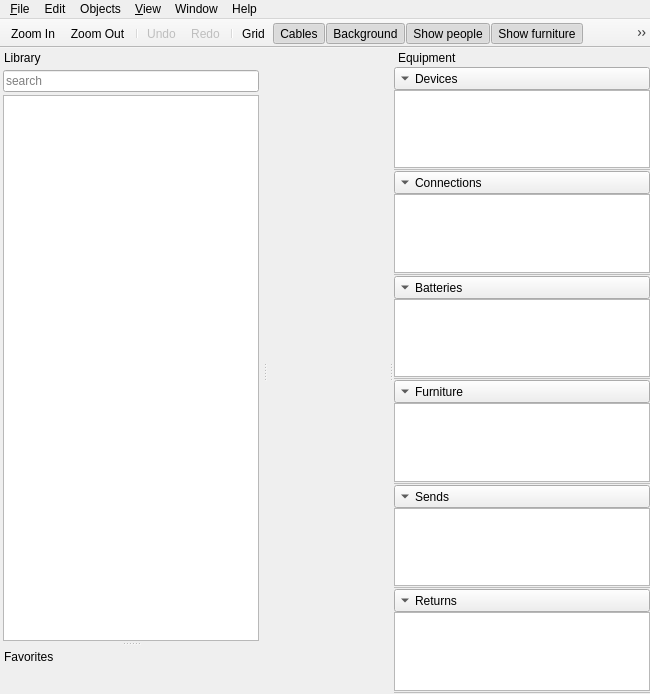
<?xml version="1.0" encoding="UTF-8"?>
<ui version="4.0">
 <class>MainWindow</class>
 <widget class="QMainWindow" name="MainWindow">
  <property name="geometry">
   <rect>
    <x>0</x>
    <y>0</y>
    <width>650</width>
    <height>694</height>
   </rect>
  </property>
  <property name="windowTitle">
   <string>PatchScene</string>
  </property>
  <property name="unifiedTitleAndToolBarOnMac">
   <bool>true</bool>
  </property>
  <widget class="QWidget" name="centralwidget">
   <layout class="QGridLayout" name="gridLayout">
    <property name="leftMargin">
     <number>0</number>
    </property>
    <property name="topMargin">
     <number>0</number>
    </property>
    <property name="rightMargin">
     <number>0</number>
    </property>
    <property name="bottomMargin">
     <number>0</number>
    </property>
   </layout>
  </widget>
  <widget class="QToolBar" name="toolBar">
   <property name="sizePolicy">
    <sizepolicy hsizetype="Preferred" vsizetype="Minimum">
     <horstretch>0</horstretch>
     <verstretch>0</verstretch>
    </sizepolicy>
   </property>
   <property name="minimumSize">
    <size>
     <width>0</width>
     <height>0</height>
    </size>
   </property>
   <property name="windowTitle">
    <string>Main toolbar</string>
   </property>
   <property name="movable">
    <bool>false</bool>
   </property>
   <property name="iconSize">
    <size>
     <width>24</width>
     <height>24</height>
    </size>
   </property>
   <property name="floatable">
    <bool>false</bool>
   </property>
   <attribute name="toolBarArea">
    <enum>TopToolBarArea</enum>
   </attribute>
   <attribute name="toolBarBreak">
    <bool>false</bool>
   </attribute>
   <addaction name="actionZoomIn"/>
   <addaction name="actionZoomOut"/>
   <addaction name="separator"/>
   <addaction name="actionUndo"/>
   <addaction name="actionRedo"/>
   <addaction name="separator"/>
   <addaction name="actionShowGrid"/>
   <addaction name="actionShowCables"/>
   <addaction name="actionShowBackground"/>
   <addaction name="actionShowPeople"/>
   <addaction name="actionShowFurniture"/>
   <addaction name="actionProjectInfo"/>
  </widget>
  <widget class="QMenuBar" name="menuBar">
   <property name="geometry">
    <rect>
     <x>0</x>
     <y>0</y>
     <width>650</width>
     <height>24</height>
    </rect>
   </property>
   <widget class="QMenu" name="menuFile">
    <property name="title">
     <string>&amp;File</string>
    </property>
    <widget class="QMenu" name="menuRecentFiles">
     <property name="title">
      <string>Recent files</string>
     </property>
    </widget>
    <widget class="QMenu" name="menuExport">
     <property name="title">
      <string>Export</string>
     </property>
     <addaction name="actionExportToOdf"/>
     <addaction name="actionExportToPdf"/>
     <addaction name="actionExportSchemeToSvg"/>
     <addaction name="actionExportSchemeToPdf"/>
     <addaction name="actionExportSchemeToPng"/>
    </widget>
    <addaction name="actionNew"/>
    <addaction name="actionOpen"/>
    <addaction name="menuRecentFiles"/>
    <addaction name="actionSave"/>
    <addaction name="actionSaveAs"/>
    <addaction name="menuExport"/>
    <addaction name="separator"/>
    <addaction name="actionProjectInfo"/>
    <addaction name="separator"/>
    <addaction name="actionPrint"/>
    <addaction name="separator"/>
    <addaction name="actionQuit"/>
   </widget>
   <widget class="QMenu" name="menuView">
    <property name="title">
     <string>&amp;View</string>
    </property>
    <addaction name="actionZoomIn"/>
    <addaction name="actionZoomOut"/>
    <addaction name="actionZoomNormal"/>
    <addaction name="actionZoomFit"/>
    <addaction name="actionZoomFitSelected"/>
    <addaction name="separator"/>
    <addaction name="actionFullscreen"/>
    <addaction name="separator"/>
    <addaction name="actionShowCables"/>
    <addaction name="actionShowBackground"/>
    <addaction name="actionShowGrid"/>
    <addaction name="actionShowPeople"/>
    <addaction name="actionShowFurniture"/>
    <addaction name="actionShowScale"/>
   </widget>
   <widget class="QMenu" name="menuEdit">
    <property name="title">
     <string>Edit</string>
    </property>
    <addaction name="actionUndo"/>
    <addaction name="actionRedo"/>
    <addaction name="separator"/>
    <addaction name="actionCopy"/>
    <addaction name="actionCut"/>
    <addaction name="actionPaste"/>
    <addaction name="separator"/>
    <addaction name="actionSelectAll"/>
    <addaction name="actionDuplicate"/>
    <addaction name="separator"/>
    <addaction name="actionPreferences"/>
   </widget>
   <widget class="QMenu" name="menuHelp">
    <property name="title">
     <string>Help</string>
    </property>
    <addaction name="actionAboutApp"/>
    <addaction name="actionContact"/>
    <addaction name="actionCheckUpdates"/>
    <addaction name="actionAboutShortcuts"/>
   </widget>
   <widget class="QMenu" name="menuWindow">
    <property name="title">
     <string>Window</string>
    </property>
    <addaction name="actionMinimize"/>
    <addaction name="actionMaximize"/>
   </widget>
   <widget class="QMenu" name="menuObjects">
    <property name="title">
     <string>Objects</string>
    </property>
    <addaction name="actionAddDevice"/>
    <addaction name="actionAddComment"/>
    <addaction name="actionSetBackground"/>
    <addaction name="separator"/>
    <addaction name="actionDevLock"/>
    <addaction name="actionDevUnlock"/>
    <addaction name="actionMirror"/>
    <addaction name="separator"/>
    <addaction name="actionDevZoomIn"/>
    <addaction name="actionDevZoomOut"/>
   </widget>
   <addaction name="menuFile"/>
   <addaction name="menuEdit"/>
   <addaction name="menuObjects"/>
   <addaction name="menuView"/>
   <addaction name="menuWindow"/>
   <addaction name="menuHelp"/>
  </widget>
  <widget class="QDockWidget" name="libraryDock">
   <property name="features">
    <set>QDockWidget::NoDockWidgetFeatures</set>
   </property>
   <property name="allowedAreas">
    <set>Qt::LeftDockWidgetArea</set>
   </property>
   <property name="windowTitle">
    <string>Library</string>
   </property>
   <attribute name="dockWidgetArea">
    <number>1</number>
   </attribute>
   <widget class="QWidget" name="libraryDockLayout">
    <layout class="QVBoxLayout" name="verticalLayout">
     <property name="spacing">
      <number>3</number>
     </property>
     <property name="leftMargin">
      <number>3</number>
     </property>
     <property name="topMargin">
      <number>3</number>
     </property>
     <property name="rightMargin">
      <number>3</number>
     </property>
     <property name="bottomMargin">
      <number>0</number>
     </property>
     <item>
      <widget class="QLineEdit" name="librarySearch">
       <property name="acceptDrops">
        <bool>false</bool>
       </property>
       <property name="placeholderText">
        <string>search</string>
       </property>
      </widget>
     </item>
     <item>
      <widget class="QTreeView" name="libraryTree">
       <attribute name="headerVisible">
        <bool>false</bool>
       </attribute>
       <attribute name="headerDefaultSectionSize">
        <number>57</number>
       </attribute>
      </widget>
     </item>
    </layout>
   </widget>
  </widget>
  <widget class="QDockWidget" name="tableDock">
   <property name="features">
    <set>QDockWidget::NoDockWidgetFeatures</set>
   </property>
   <property name="allowedAreas">
    <set>Qt::RightDockWidgetArea</set>
   </property>
   <property name="windowTitle">
    <string>Equipment</string>
   </property>
   <attribute name="dockWidgetArea">
    <number>2</number>
   </attribute>
   <widget class="QWidget" name="tableDockLayout">
    <property name="sizePolicy">
     <sizepolicy hsizetype="Preferred" vsizetype="Expanding">
      <horstretch>0</horstretch>
      <verstretch>0</verstretch>
     </sizepolicy>
    </property>
    <property name="minimumSize">
     <size>
      <width>100</width>
      <height>0</height>
     </size>
    </property>
    <layout class="QVBoxLayout" name="verticalLayout_2">
     <property name="spacing">
      <number>0</number>
     </property>
     <property name="leftMargin">
      <number>0</number>
     </property>
     <property name="topMargin">
      <number>0</number>
     </property>
     <property name="rightMargin">
      <number>0</number>
     </property>
     <property name="bottomMargin">
      <number>0</number>
     </property>
     <item>
      <widget class="QToolButton" name="deviceListBtn">
       <property name="sizePolicy">
        <sizepolicy hsizetype="Expanding" vsizetype="Fixed">
         <horstretch>0</horstretch>
         <verstretch>0</verstretch>
        </sizepolicy>
       </property>
       <property name="text">
        <string>Devices</string>
       </property>
       <property name="toolButtonStyle">
        <enum>Qt::ToolButtonTextBesideIcon</enum>
       </property>
       <property name="arrowType">
        <enum>Qt::DownArrow</enum>
       </property>
      </widget>
     </item>
     <item>
      <widget class="QTableView" name="deviceList"/>
     </item>
     <item>
      <widget class="Line" name="deviceListLine">
       <property name="enabled">
        <bool>false</bool>
       </property>
       <property name="frameShadow">
        <enum>QFrame::Plain</enum>
       </property>
       <property name="orientation">
        <enum>Qt::Horizontal</enum>
       </property>
      </widget>
     </item>
     <item>
      <widget class="QToolButton" name="connectionListBtn">
       <property name="sizePolicy">
        <sizepolicy hsizetype="Expanding" vsizetype="Fixed">
         <horstretch>0</horstretch>
         <verstretch>0</verstretch>
        </sizepolicy>
       </property>
       <property name="contextMenuPolicy">
        <enum>Qt::NoContextMenu</enum>
       </property>
       <property name="text">
        <string>Connections</string>
       </property>
       <property name="toolButtonStyle">
        <enum>Qt::ToolButtonTextBesideIcon</enum>
       </property>
       <property name="arrowType">
        <enum>Qt::DownArrow</enum>
       </property>
      </widget>
     </item>
     <item>
      <widget class="QTableView" name="connectionList"/>
     </item>
     <item>
      <widget class="Line" name="connectionListLine">
       <property name="enabled">
        <bool>false</bool>
       </property>
       <property name="frameShadow">
        <enum>QFrame::Plain</enum>
       </property>
       <property name="orientation">
        <enum>Qt::Horizontal</enum>
       </property>
      </widget>
     </item>
     <item>
      <widget class="QToolButton" name="batteryListBtn">
       <property name="sizePolicy">
        <sizepolicy hsizetype="Expanding" vsizetype="Fixed">
         <horstretch>0</horstretch>
         <verstretch>0</verstretch>
        </sizepolicy>
       </property>
       <property name="contextMenuPolicy">
        <enum>Qt::NoContextMenu</enum>
       </property>
       <property name="text">
        <string>Batteries</string>
       </property>
       <property name="toolButtonStyle">
        <enum>Qt::ToolButtonTextBesideIcon</enum>
       </property>
       <property name="arrowType">
        <enum>Qt::DownArrow</enum>
       </property>
      </widget>
     </item>
     <item>
      <widget class="QTableView" name="batteryList"/>
     </item>
     <item>
      <widget class="Line" name="batteryListLine">
       <property name="enabled">
        <bool>false</bool>
       </property>
       <property name="frameShadow">
        <enum>QFrame::Plain</enum>
       </property>
       <property name="orientation">
        <enum>Qt::Horizontal</enum>
       </property>
      </widget>
     </item>
     <item>
      <widget class="QToolButton" name="furnitureListBtn">
       <property name="sizePolicy">
        <sizepolicy hsizetype="Expanding" vsizetype="Fixed">
         <horstretch>0</horstretch>
         <verstretch>0</verstretch>
        </sizepolicy>
       </property>
       <property name="contextMenuPolicy">
        <enum>Qt::NoContextMenu</enum>
       </property>
       <property name="text">
        <string>Furniture</string>
       </property>
       <property name="toolButtonStyle">
        <enum>Qt::ToolButtonTextBesideIcon</enum>
       </property>
       <property name="arrowType">
        <enum>Qt::DownArrow</enum>
       </property>
      </widget>
     </item>
     <item>
      <widget class="QTableView" name="furnitureList"/>
     </item>
     <item>
      <widget class="Line" name="furnitureListLine">
       <property name="enabled">
        <bool>false</bool>
       </property>
       <property name="frameShadow">
        <enum>QFrame::Plain</enum>
       </property>
       <property name="orientation">
        <enum>Qt::Horizontal</enum>
       </property>
      </widget>
     </item>
     <item>
      <widget class="QToolButton" name="sendListBtn">
       <property name="sizePolicy">
        <sizepolicy hsizetype="Expanding" vsizetype="Fixed">
         <horstretch>0</horstretch>
         <verstretch>0</verstretch>
        </sizepolicy>
       </property>
       <property name="text">
        <string>Sends</string>
       </property>
       <property name="toolButtonStyle">
        <enum>Qt::ToolButtonTextBesideIcon</enum>
       </property>
       <property name="arrowType">
        <enum>Qt::DownArrow</enum>
       </property>
      </widget>
     </item>
     <item>
      <widget class="QTableView" name="sendList"/>
     </item>
     <item>
      <widget class="Line" name="sendListLine">
       <property name="enabled">
        <bool>false</bool>
       </property>
       <property name="frameShadow">
        <enum>QFrame::Plain</enum>
       </property>
       <property name="orientation">
        <enum>Qt::Horizontal</enum>
       </property>
      </widget>
     </item>
     <item>
      <widget class="QToolButton" name="returnListBtn">
       <property name="sizePolicy">
        <sizepolicy hsizetype="Expanding" vsizetype="Fixed">
         <horstretch>0</horstretch>
         <verstretch>0</verstretch>
        </sizepolicy>
       </property>
       <property name="text">
        <string>Returns</string>
       </property>
       <property name="toolButtonStyle">
        <enum>Qt::ToolButtonTextBesideIcon</enum>
       </property>
       <property name="arrowType">
        <enum>Qt::DownArrow</enum>
       </property>
      </widget>
     </item>
     <item>
      <widget class="QTableView" name="returnList"/>
     </item>
     <item>
      <widget class="Line" name="returnListLine">
       <property name="enabled">
        <bool>false</bool>
       </property>
       <property name="frameShadow">
        <enum>QFrame::Plain</enum>
       </property>
       <property name="orientation">
        <enum>Qt::Horizontal</enum>
       </property>
      </widget>
     </item>
     <item>
      <spacer name="verticalSpacer">
       <property name="orientation">
        <enum>Qt::Vertical</enum>
       </property>
       <property name="sizeHint" stdset="0">
        <size>
         <width>20</width>
         <height>40</height>
        </size>
       </property>
      </spacer>
     </item>
    </layout>
   </widget>
  </widget>
  <widget class="QDockWidget" name="favoritesDock">
   <property name="features">
    <set>QDockWidget::NoDockWidgetFeatures</set>
   </property>
   <property name="allowedAreas">
    <set>Qt::LeftDockWidgetArea</set>
   </property>
   <property name="windowTitle">
    <string>Favorites</string>
   </property>
   <attribute name="dockWidgetArea">
    <number>1</number>
   </attribute>
   <widget class="QWidget" name="favoritesHBox">
    <layout class="QVBoxLayout" name="verticalLayout_3">
     <property name="leftMargin">
      <number>3</number>
     </property>
     <property name="topMargin">
      <number>0</number>
     </property>
     <property name="rightMargin">
      <number>3</number>
     </property>
     <property name="bottomMargin">
      <number>0</number>
     </property>
    </layout>
   </widget>
  </widget>
  <action name="actionOpen">
   <property name="icon">
    <iconset theme="document-open"/>
   </property>
   <property name="text">
    <string>&amp;Open</string>
   </property>
  </action>
  <action name="actionZoomIn">
   <property name="icon">
    <iconset theme="zoom-in" resource="resources/patch_scene_resources.qrc">
     <normaloff>:/icons/zoom_in_02.svg</normaloff>:/icons/zoom_in_02.svg</iconset>
   </property>
   <property name="text">
    <string>Zoom In</string>
   </property>
   <property name="statusTip">
    <string>Zoom In</string>
   </property>
  </action>
  <action name="actionZoomOut">
   <property name="icon">
    <iconset theme="zoom-out" resource="resources/patch_scene_resources.qrc">
     <normaloff>:/icons/zoom_out_02.svg</normaloff>:/icons/zoom_out_02.svg</iconset>
   </property>
   <property name="text">
    <string>Zoom Out</string>
   </property>
   <property name="statusTip">
    <string>Zoom Out</string>
   </property>
  </action>
  <action name="actionZoomNormal">
   <property name="icon">
    <iconset theme="zoom-original"/>
   </property>
   <property name="text">
    <string>Zoom Normal</string>
   </property>
   <property name="shortcut">
    <string>Ctrl+0</string>
   </property>
  </action>
  <action name="actionPrint">
   <property name="icon">
    <iconset theme="printer" resource="resources/patch_scene_resources.qrc">
     <normaloff>:/icons/print.svg</normaloff>:/icons/print.svg</iconset>
   </property>
   <property name="text">
    <string>Print</string>
   </property>
  </action>
  <action name="actionSelectAll">
   <property name="icon">
    <iconset theme="edit-select-all"/>
   </property>
   <property name="text">
    <string>Select All</string>
   </property>
  </action>
  <action name="actionQuit">
   <property name="icon">
    <iconset theme="application-exit"/>
   </property>
   <property name="text">
    <string>Quit</string>
   </property>
   <property name="shortcut">
    <string>Ctrl+Q</string>
   </property>
   <property name="menuRole">
    <enum>QAction::QuitRole</enum>
   </property>
  </action>
  <action name="actionSave">
   <property name="icon">
    <iconset theme="document-save"/>
   </property>
   <property name="text">
    <string>Save</string>
   </property>
  </action>
  <action name="actionDuplicate">
   <property name="icon">
    <iconset theme="edit-duplicate"/>
   </property>
   <property name="text">
    <string>Duplicate</string>
   </property>
   <property name="shortcut">
    <string>Ctrl+D</string>
   </property>
  </action>
  <action name="actionSaveAs">
   <property name="icon">
    <iconset theme="document-save-as"/>
   </property>
   <property name="text">
    <string>Save As...</string>
   </property>
   <property name="shortcut">
    <string>Ctrl+Shift+S</string>
   </property>
  </action>
  <action name="actionAboutApp">
   <property name="icon">
    <iconset theme="help-about"/>
   </property>
   <property name="text">
    <string>About PatchScene</string>
   </property>
   <property name="menuRole">
    <enum>QAction::AboutRole</enum>
   </property>
  </action>
  <action name="actionPreferences">
   <property name="text">
    <string>Preferences</string>
   </property>
   <property name="menuRole">
    <enum>QAction::PreferencesRole</enum>
   </property>
  </action>
  <action name="actionContact">
   <property name="text">
    <string>Contact</string>
   </property>
  </action>
  <action name="actionUndo">
   <property name="enabled">
    <bool>false</bool>
   </property>
   <property name="icon">
    <iconset theme="undo" resource="resources/patch_scene_resources.qrc">
     <normaloff>:/icons/undo.svg</normaloff>:/icons/undo.svg</iconset>
   </property>
   <property name="text">
    <string>Undo</string>
   </property>
  </action>
  <action name="actionRedo">
   <property name="enabled">
    <bool>false</bool>
   </property>
   <property name="icon">
    <iconset theme="redo" resource="resources/patch_scene_resources.qrc">
     <normaloff>:/icons/redo.svg</normaloff>:/icons/redo.svg</iconset>
   </property>
   <property name="text">
    <string>Redo</string>
   </property>
  </action>
  <action name="actionMinimize">
   <property name="text">
    <string>Minimize</string>
   </property>
  </action>
  <action name="actionMaximize">
   <property name="text">
    <string>Maximize</string>
   </property>
  </action>
  <action name="actionCopy">
   <property name="icon">
    <iconset theme="edit-copy"/>
   </property>
   <property name="text">
    <string>Copy</string>
   </property>
  </action>
  <action name="actionCut">
   <property name="icon">
    <iconset theme="edit-cut"/>
   </property>
   <property name="text">
    <string>Cut</string>
   </property>
  </action>
  <action name="actionPaste">
   <property name="icon">
    <iconset theme="edit-paste"/>
   </property>
   <property name="text">
    <string>Paste</string>
   </property>
  </action>
  <action name="actionShowCables">
   <property name="checkable">
    <bool>true</bool>
   </property>
   <property name="checked">
    <bool>true</bool>
   </property>
   <property name="icon">
    <iconset resource="resources/patch_scene_resources.qrc">
     <normaloff>:/icons/cable.svg</normaloff>:/icons/cable.svg</iconset>
   </property>
   <property name="text">
    <string>Cables</string>
   </property>
   <property name="toolTip">
    <string>Show/Hide cables</string>
   </property>
   <property name="statusTip">
    <string>show/hide cables</string>
   </property>
   <property name="shortcut">
    <string>Ctrl+K</string>
   </property>
  </action>
  <action name="actionAddDevice">
   <property name="text">
    <string>Add device</string>
   </property>
   <property name="shortcut">
    <string>Ctrl+1</string>
   </property>
  </action>
  <action name="actionSetBackground">
   <property name="text">
    <string>Set background</string>
   </property>
   <property name="shortcut">
    <string>Ctrl+3</string>
   </property>
  </action>
  <action name="actionShowBackground">
   <property name="checkable">
    <bool>true</bool>
   </property>
   <property name="checked">
    <bool>true</bool>
   </property>
   <property name="icon">
    <iconset theme="image-x-generic" resource="resources/patch_scene_resources.qrc">
     <normaloff>:/icons/image.svg</normaloff>:/icons/image.svg</iconset>
   </property>
   <property name="text">
    <string>Background</string>
   </property>
   <property name="toolTip">
    <string>Show/Hide background</string>
   </property>
   <property name="statusTip">
    <string>show/hide background</string>
   </property>
   <property name="shortcut">
    <string>Ctrl+B</string>
   </property>
  </action>
  <action name="actionProjectInfo">
   <property name="icon">
    <iconset theme="document-properties" resource="resources/patch_scene_resources.qrc">
     <normaloff>:/icons/info.svg</normaloff>:/icons/info.svg</iconset>
   </property>
   <property name="text">
    <string>Project Information</string>
   </property>
   <property name="toolTip">
    <string>Project Information</string>
   </property>
   <property name="shortcut">
    <string>Ctrl+I</string>
   </property>
  </action>
  <action name="actionClearRecentFiles">
   <property name="text">
    <string>Clear</string>
   </property>
  </action>
  <action name="actionExportToOdf">
   <property name="text">
    <string>Export Document to ODF</string>
   </property>
   <property name="shortcut">
    <string>Ctrl+Shift+E</string>
   </property>
  </action>
  <action name="actionExportToPdf">
   <property name="icon">
    <iconset theme="application-pdf"/>
   </property>
   <property name="text">
    <string>Export Document to PDF</string>
   </property>
   <property name="shortcut">
    <string>Ctrl+E</string>
   </property>
  </action>
  <action name="actionFullscreen">
   <property name="checkable">
    <bool>true</bool>
   </property>
   <property name="icon">
    <iconset theme="view-fullscreen"/>
   </property>
   <property name="text">
    <string>Fullscreen</string>
   </property>
  </action>
  <action name="actionShowGrid">
   <property name="checkable">
    <bool>true</bool>
   </property>
   <property name="icon">
    <iconset resource="resources/patch_scene_resources.qrc">
     <normaloff>:/icons/grid_on.svg</normaloff>:/icons/grid_on.svg</iconset>
   </property>
   <property name="text">
    <string>Grid</string>
   </property>
   <property name="toolTip">
    <string>Show Grid</string>
   </property>
   <property name="statusTip">
    <string>show/hide grid</string>
   </property>
   <property name="shortcut">
    <string>Ctrl+G</string>
   </property>
  </action>
  <action name="actionZoomFit">
   <property name="icon">
    <iconset theme="zoom-fit-best"/>
   </property>
   <property name="text">
    <string>Zoom Fit</string>
   </property>
   <property name="shortcut">
    <string>Alt+1</string>
   </property>
  </action>
  <action name="actionExportSchemeToSvg">
   <property name="text">
    <string>Export Scheme to SVG</string>
   </property>
  </action>
  <action name="actionExportSchemeToPdf">
   <property name="text">
    <string>Export Scheme to PDF</string>
   </property>
  </action>
  <action name="actionNew">
   <property name="icon">
    <iconset theme="document-new"/>
   </property>
   <property name="text">
    <string>New</string>
   </property>
  </action>
  <action name="actionCheckUpdates">
   <property name="text">
    <string>Check for updates</string>
   </property>
  </action>
  <action name="actionAboutShortcuts">
   <property name="text">
    <string>Shortcuts</string>
   </property>
  </action>
  <action name="actionZoomFitSelected">
   <property name="text">
    <string>Zoom Fit Selected</string>
   </property>
   <property name="shortcut">
    <string>Alt+2</string>
   </property>
  </action>
  <action name="actionShowScale">
   <property name="checkable">
    <bool>true</bool>
   </property>
   <property name="icon">
    <iconset resource="resources/patch_scene_resources.qrc">
     <normaloff>:/icons/ruler.svg</normaloff>:/icons/ruler.svg</iconset>
   </property>
   <property name="text">
    <string>Scale</string>
   </property>
  </action>
  <action name="actionExportSchemeToPng">
   <property name="text">
    <string>Export Scheme to PNG</string>
   </property>
  </action>
  <action name="actionDevLock">
   <property name="text">
    <string>Lock</string>
   </property>
   <property name="shortcut">
    <string>Ctrl+L</string>
   </property>
  </action>
  <action name="actionDevUnlock">
   <property name="text">
    <string>Unlock</string>
   </property>
   <property name="shortcut">
    <string>Ctrl+Shift+L</string>
   </property>
  </action>
  <action name="actionMirror">
   <property name="text">
    <string>Mirror</string>
   </property>
  </action>
  <action name="actionDevZoomIn">
   <property name="text">
    <string>Zoom In</string>
   </property>
   <property name="shortcut">
    <string>Alt+=</string>
   </property>
  </action>
  <action name="actionDevZoomOut">
   <property name="text">
    <string>Zoom Out</string>
   </property>
   <property name="shortcut">
    <string>Alt+-</string>
   </property>
  </action>
  <action name="actionShowPeople">
   <property name="checkable">
    <bool>true</bool>
   </property>
   <property name="checked">
    <bool>true</bool>
   </property>
   <property name="icon">
    <iconset resource="resources/patch_scene_resources.qrc">
     <normaloff>:/icons/person.svg</normaloff>:/icons/person.svg</iconset>
   </property>
   <property name="text">
    <string>Show people</string>
   </property>
   <property name="toolTip">
    <string>Show/Hide people</string>
   </property>
   <property name="statusTip">
    <string>show/hide people</string>
   </property>
   <property name="menuRole">
    <enum>QAction::NoRole</enum>
   </property>
  </action>
  <action name="actionShowFurniture">
   <property name="checkable">
    <bool>true</bool>
   </property>
   <property name="checked">
    <bool>true</bool>
   </property>
   <property name="icon">
    <iconset resource="resources/patch_scene_resources.qrc">
     <normaloff>:/icons/table.svg</normaloff>:/icons/table.svg</iconset>
   </property>
   <property name="text">
    <string>Show furniture</string>
   </property>
   <property name="toolTip">
    <string>Show/Hide furniture</string>
   </property>
   <property name="statusTip">
    <string>show/hide furniture</string>
   </property>
   <property name="menuRole">
    <enum>QAction::NoRole</enum>
   </property>
  </action>
  <action name="actionAddComment">
   <property name="text">
    <string>Add Comment</string>
   </property>
   <property name="toolTip">
    <string>Add comment</string>
   </property>
   <property name="shortcut">
    <string>Ctrl+2</string>
   </property>
  </action>
 </widget>
 <resources>
  <include location="resources/patch_scene_resources.qrc"/>
 </resources>
 <connections/>
</ui>
